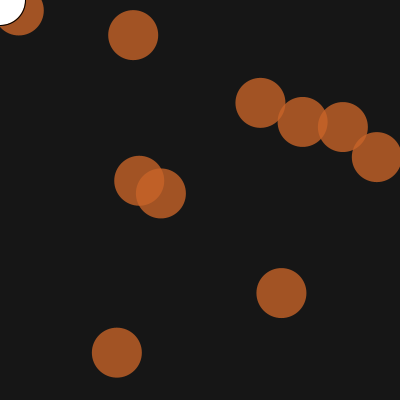
Frame 1 (no input)
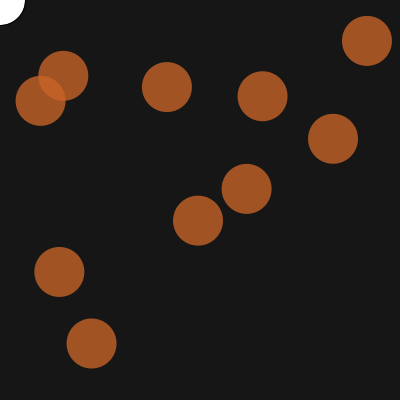
Frame 60 (the mouse pressed at the canvas centre just before this capture)
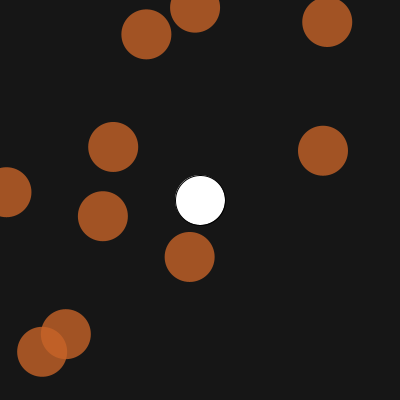
Frame 120 (the mouse held since frame 60 and released just before this capture)

The Processing sketch that drew these frames (run headless with seeded random() and noise(); from frame 60 on, the mouse is pressed at the canvas centre):

// Processing sketch: processing_25698
// ── processing_25698.pde

// We'll build a simple dodgeball game.
// To start with, let's design our Ball and Player classes
// These will be really straightforward

// game objects and variables 
Player player;
Ball[] balls;

////////////////////////////////////////////////////////////
void setup() {
  size(400, 400);  
  smooth();
  
  player = new Player();

  // 10 enemy balls.  
  balls = new Ball[10];
  for (int i=0; i < balls.length; i++) {
    balls[i] = new Ball();
  }
}

void draw() {
  background(22);

  // draw and move the balls
  for (int i=0; i < balls.length; i++) {
    balls[i].move();
    balls[i].display();  
  }

  // draw and move the player
  player.move();
  player.display();
}
////////////////////////////////////////////////////////////
// A simple class to represent the 'ennemy' balls
class Ball {
  
  // fields
  float x;
  float y;
  float speedX;
  float speedY;
  float diameter;
  color c;

  // constructor.. we could have parameters here, but for 
  // simplicity we will leave them out 
  Ball() {
    x = random(width);
    y = random(height);
    // random speed
    speedX = random(-2, 2);
    speedY = random(-2, 2);
    c = color(200, 100, 40, 200);
    diameter = 50;
  }

  void move() {
    x += speedX;
    y += speedY;    
    // bounce
    if ( x < 0 || x > width )  speedX *= -1;  
    if ( y < 0 || y > height ) speedY *= -1;  
  }

  void display() {
    fill(c);
    noStroke();
    ellipse(x, y, diameter, diameter);  
  }
}
////////////////////////////////////////////////////////////
// A simple class to represent the Player object
class Player {
  float x;
  float y;
  float diameter;
  color c;

  Player() {
    diameter = 50;
    c = color(255);
  }  
  
  void move() {
    x = mouseX;
    y = mouseY;
  }
  
  void display() {
    fill(c);
    stroke(0);
    ellipse(x, y, diameter, diameter); 
  }
  
}
